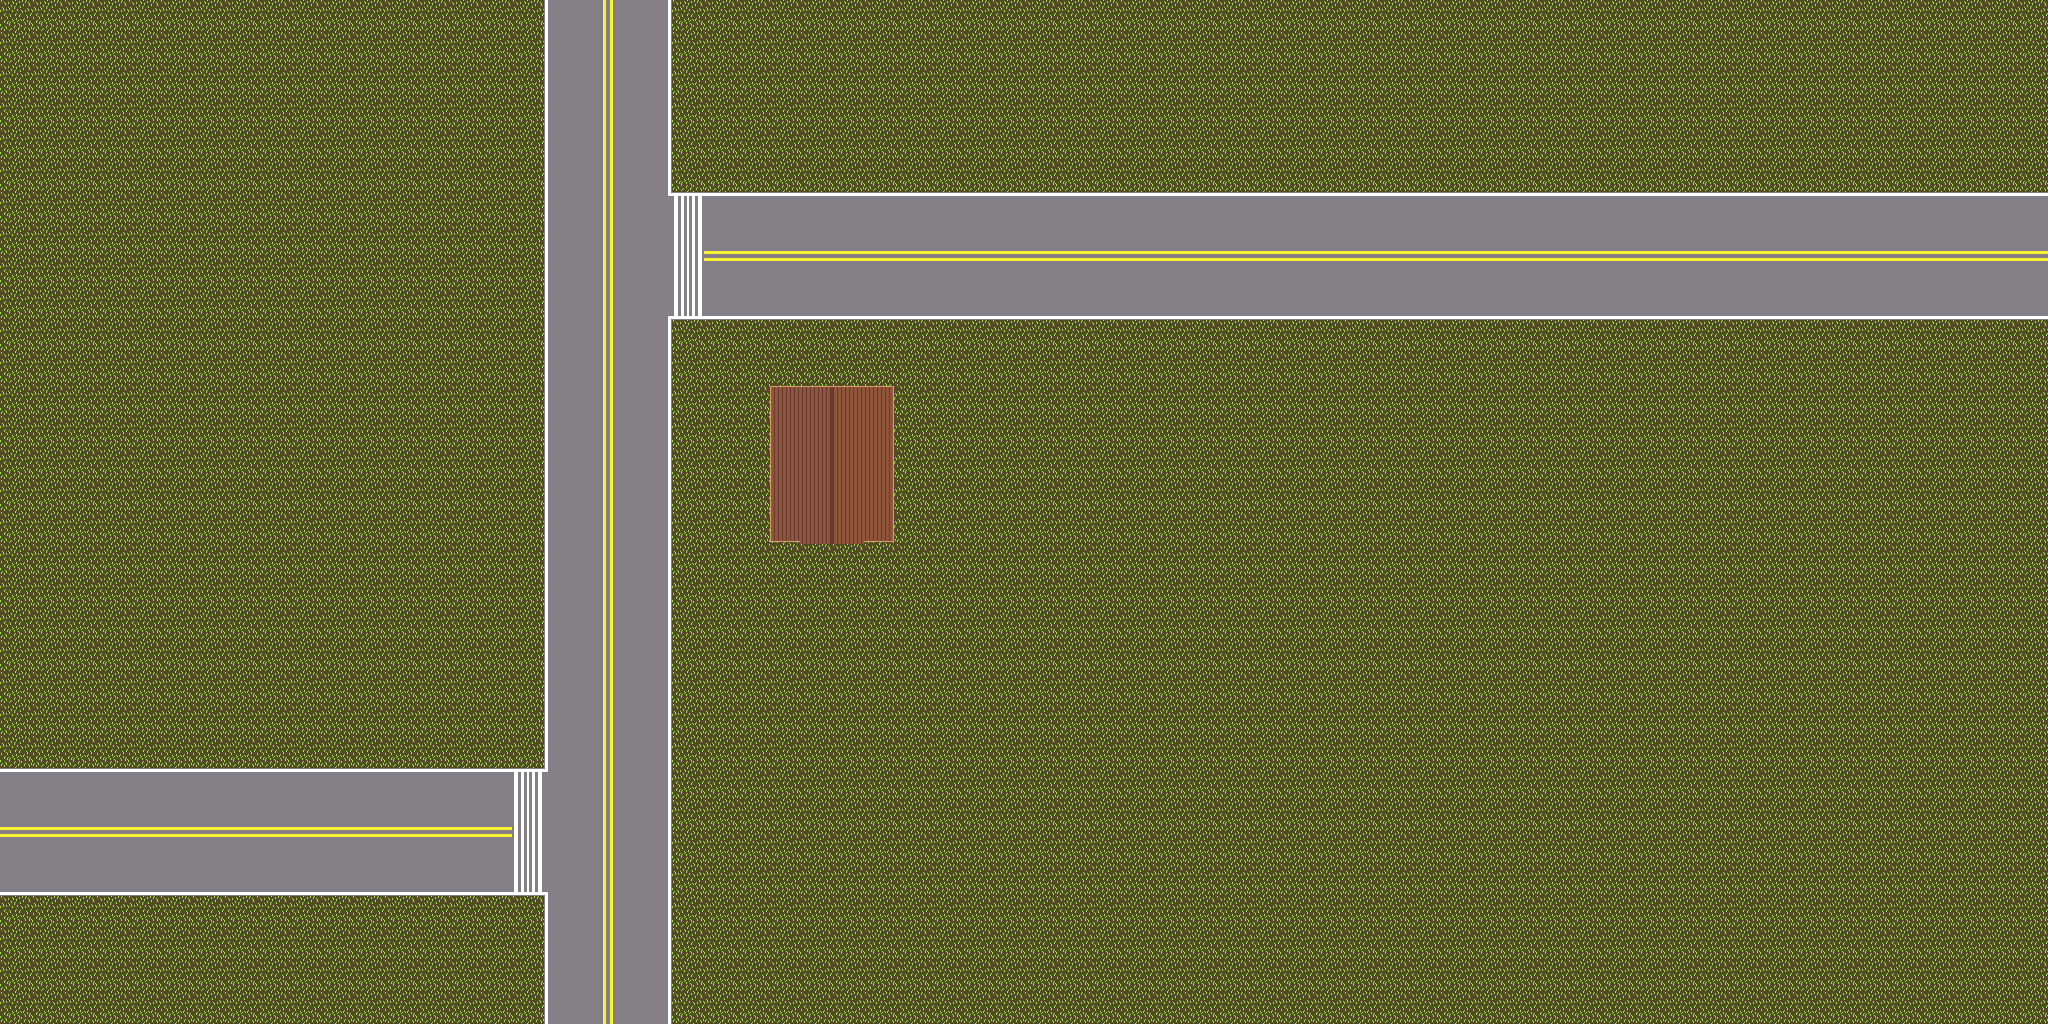

The image is a tile-based game level rendered from a .tmx file. Its description and source (layers, tilesets, objects; grid data summarised) follow:
An orthogonal 64x32 tile map with 32x32 px tiles, 2 tile layers (Ground, Objects), 1 hidden layer not drawn, 2 tilesets.

<map version="1.0" orientation="orthogonal" renderorder="right-down" width="64" height="32" tilewidth="32" tileheight="32" nextobjectid="1">
 <tileset firstgid="1" name="Main Map" tilewidth="32" tileheight="32" tilecount="32" columns="8">
  <image source="Sprite-0001.png" width="256" height="128" />
 </tileset>
 <tileset firstgid="33" name="mainChar" tilewidth="64" tileheight="64" tilecount="8" columns="4">
  <image source="mainChar.png" width="256" height="128" />
 </tileset>
 <layer name="Ground" width="64" height="32">
  <data>[2048 cells, 2048 non-empty, 17 distinct tile ids]</data>
 </layer>
 <layer name="Objects" width="64" height="32">
  <data>[2048 cells, 20 non-empty, 10 distinct tile ids]</data>
 </layer>
 <layer name="Alive" width="64" height="32" visible="0">
  <data>[2048 cells, 1 non-empty, 1 distinct tile ids]</data>
 </layer>
</map>